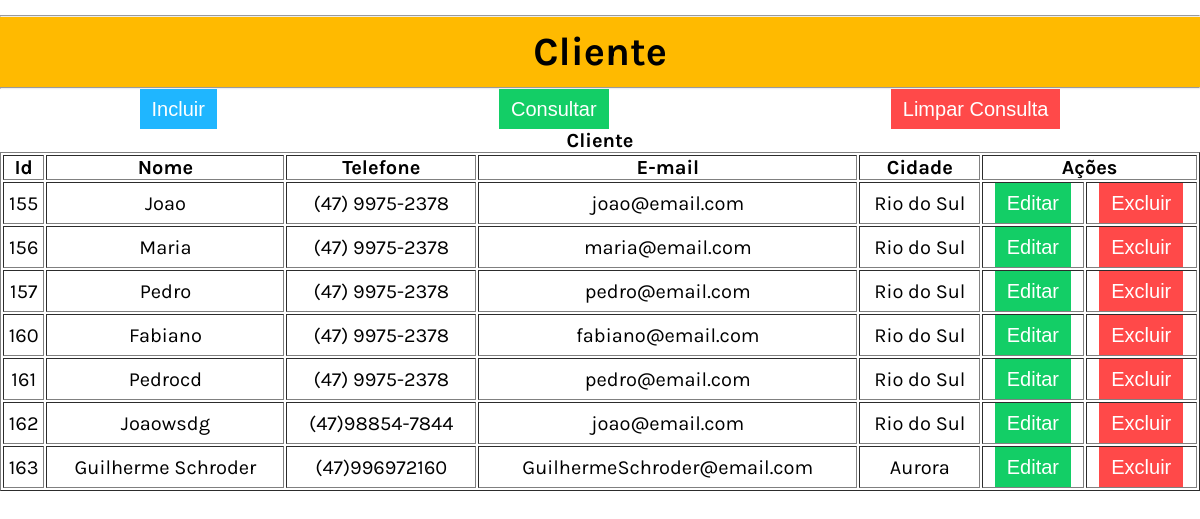
Screenshot of /ConsultaCliente.php with the database file from the repository.
### tables this page shows
CREATE TABLE cliente (cliente_id INTEGER PRIMARY KEY AUTOINCREMENT NOT NULL, nome TEXT, telefone TEXT, email TEXT, cidade TEXT);

### ConsultaCliente.php (the view)
<?php
require_once 'ConsultaPadrao.php';
class ConsultaCliente extends ConsultaPadrao{
    protected function getNomeTabela(){
        return "cliente";
    }
    protected function getColunasTabela(){
        $html_colunas_tabela = '';
        $aDados = $this->getDados();
        if (count($aDados)) {
            foreach ($aDados as $aContato) {
                $html_colunas_tabela .= "<tr>";
                $cliente_id = $aContato["cliente_id"];
                $nome       = $aContato["nome"];
                $telefone   = $aContato["telefone"];
                $email      = $aContato["email"];
                $cidade     = $aContato["cidade"];
                $html_colunas_tabela .= "<td>$cliente_id</td>";
                $html_colunas_tabela .= "<td>$nome</td>";
                $html_colunas_tabela .= "<td>$telefone</td>";
                $html_colunas_tabela .= "<td>$email</td>";
                $html_colunas_tabela .= "<td>$cidade</td>";
                $html_colunas_tabela .= $this->getAcoesCliente($cliente_id);
                $html_colunas_tabela .= "</tr>";
            }
        } else {
            $html_colunas_tabela .= "<tr><td colspan=\"7\" align='center'>Sem dados para exibir</td></tr>";
        }
        return $html_colunas_tabela;
    }
    protected function getAcoesCliente($cliente_id) {
        $html_acao = '<td>
                            <button type="button" class="button green"
                                onclick="editarCliente(' . $cliente_id . ')">Editar</button>
                    </td>
                    <td>
                            <button type="button" class="button red"
                                onclick="excluirCliente(' . $cliente_id . ')">Excluir</button>
                        </td>';
        return $html_acao;
    }
    protected function getModalDados(){
        return '<div class="modal" id="modal">
                <div class="modal-content">
                    <header class="modal-header">
                        <h2>Novo Cliente</h2>
                        <span class="modal-close" id="modalClose">&#10006;</span>
                    </header>
                    <form id="form" class="modal-form">
                        <input type="hidden" id="cliente_id" class="modal-field" placeholder="Id">
                        <input type="text" id="nome" data-index="new" class="modal-field" placeholder="Nome do Cliente" required value="Joao">
                        <input type="text" id="telefone" class="modal-field" placeholder="Telefone..." required value="(47)98854-7844">
                        <input type="email" id="email" class="modal-field" placeholder="E-mail..." required value="joao@email.com">
                        <input type="text" id="cidade" class="modal-field" placeholder="Cidade..." required value="Rio do Sul">
                    </form>
                    <footer class="modal-footer" id="modal-footer">
                        <button id="salvar" class="button green">Salvar</button>
                        <button id="cancelar" class="button blue">Cancelar</button>
                    </footer>
                </div>
            </div>';
    }
    protected function getColunasCabecalhoTabela(){
        $html_tabela  = "    <th>Id</th>";
        $html_tabela .= "    <th>Nome</th>";
        $html_tabela .= "    <th>Telefone</th>";
        $html_tabela .= "    <th>E-mail</th>";
        $html_tabela .= "    <th>Cidade</th>";
        $html_tabela .= "    <th colspan='2'>Ações</th>";
        return $html_tabela;
    }
}
new ConsultaCliente();

### ConsultaPadrao.php (shortened to what this page needs)
<?php
abstract class ConsultaPadrao{
    public function __construct(){
        $this->carregaDados();
    }
    protected function getDados(){
        $pdo = getConexao();
        $query = "SELECT * FROM `".$this->getNomeTabela() ."`";
        $stmt = $pdo->prepare($query);
        $stmt->execute();
        $aDados = array();
        while ($result = $stmt->fetch(PDO::FETCH_ASSOC)) {
            $aDados[] = $result;
        }
        return $aDados;
    }
    protected function carregaCabecalho() {
        $html = '<!DOCTYPE html>
                <html lang="pt-BR">
                <head>
                    <meta charset="UTF-8">
                    <meta http-equiv="X-UA-Compatible" content="IE=edge">
                    <meta name="viewport" content="width=device-width, initial-scale=1.0">
                    <link rel="preconnect" href="https://fonts.gstatic.com">
                    <link href="https://fonts.googleapis.com/css2?family=Karla:ital,wght@0,400;0,700;1,200;1,800&display=swap"
                        rel="stylesheet">
                    <link rel="stylesheet" href="css/button.css">
                    <link rel="stylesheet" href="css/main.css">
                    <link rel="stylesheet" href="css/button.css">
                    <link rel="stylesheet" href="css/records.css">
                    <link rel="stylesheet" href="css/modal.css">
                    <script src="js/jquery.min.js" defer></script>
                    <script src="js/'.$this->getNomeTabela().'.js" defer></script>
                    <title>'.ucfirst( $this->getNomeTabela()).'</title>
                </head>
                <body>';
        return $html;
    }
    protected function carregaDados(){
        $html_tabela = "<hr style='margin-top: 15px;'>";
        $html_tabela .= $this->carregaCabecalho();
        $html_tabela .= "<header>
                            <h1 class=\"header-title\">" . ucfirst($this->getNomeTabela()) . "</h1>
                        </header>";
        $html_tabela .= "<hr>";
        $html_tabela .= $this->getAcoesInclusao();
        $html_tabela .= "<table border='1' id=\"tableDados\">";
        $html_tabela .= "<caption><h1>" . ucfirst($this->getNomeTabela()) . "</h1></caption>";
        $html_tabela .= "<thead>";
        $html_tabela .= "    <tr>";
        $html_tabela .= $this->getColunasCabecalhoTabela();
        $html_tabela .= "    </tr>";
        $html_tabela .= "</thead>";
        $html_tabela .= "<tbody>";
        $html_tabela .= $this->getColunasTabela();
        $html_tabela .= "</tbody>";
        $html_tabela .= "</table>";
        $html_tabela .= $this->getModalDados();
        echo $html_tabela;
    }
    protected function getAcoesInclusao(){
        return '<section class="acoes">
                    <button type="button" class="button blue mobile" id="incluirDados">Incluir</button>
                    <button type="button" class="button green" id="consultarDados">Consultar</button>
                    <button type="button" class="button red" id="limparDados">Limpar Consulta</button>
                </section>';
    }
}

### css/button.css (style rules this page uses)
.button { border-style: none; height: 40px; padding: 6px 12px; background-color: black; color: white; font-size: 1rem; cursor: pointer; transition: box-shadow .6s ease; }
.button.blue { background-color: #1FB6FF; }
button.green { background-color: #13CE66; }
button.red { background-color: #FF4949; }

### css/main.css (style rules this page uses)
* { padding: 0; margin: 0; box-sizing: border-box; text-align: center; font-size: 20px; }
:root { --primary-color: #FFBA00; --secundary-color: #FFF1CC; --shadow-color: #CCC; --text-color: #FFF; }
body { min-height: 100vh; display: flex; flex-direction: column; font-family: 'karla', sans-serif; position:relative; }
header { background-color: var(--primary-color); height: 70px; text-align: center; line-height: 70px; box-shadow: 0 1px 2px var(--shadow-color); }
.header-title { color: black; font-size: 2rem; }
.acoes { display: flex; justify-content: space-around; gap:3px; }

### rows the page displays
cliente: cliente_id "155", nome "Joao", telefone "(47) 9975-2378", email "joao@email.com", cidade "Rio do Sul"
cliente: cliente_id "156", nome "Maria", telefone "(47) 9975-2378", email "maria@email.com", cidade "Rio do Sul"
cliente: cliente_id "157", nome "Pedro", telefone "(47) 9975-2378", email "pedro@email.com", cidade "Rio do Sul"
cliente: cliente_id "160", nome "Fabiano", telefone "(47) 9975-2378", email "fabiano@email.com", cidade "Rio do Sul"
cliente: cliente_id "161", nome "Pedrocd", telefone "(47) 9975-2378", email "pedro@email.com", cidade "Rio do Sul"
cliente: cliente_id "162", nome "Joaowsdg", telefone "(47)98854-7844", email "joao@email.com", cidade "Rio do Sul"
cliente: cliente_id "163", nome "Guilherme Schroder", telefone "(47)996972160", email "GuilhermeSchroder@email.com", cidade "Aurora"

### other values shown
$this->getNomeTabela() "Cliente"
